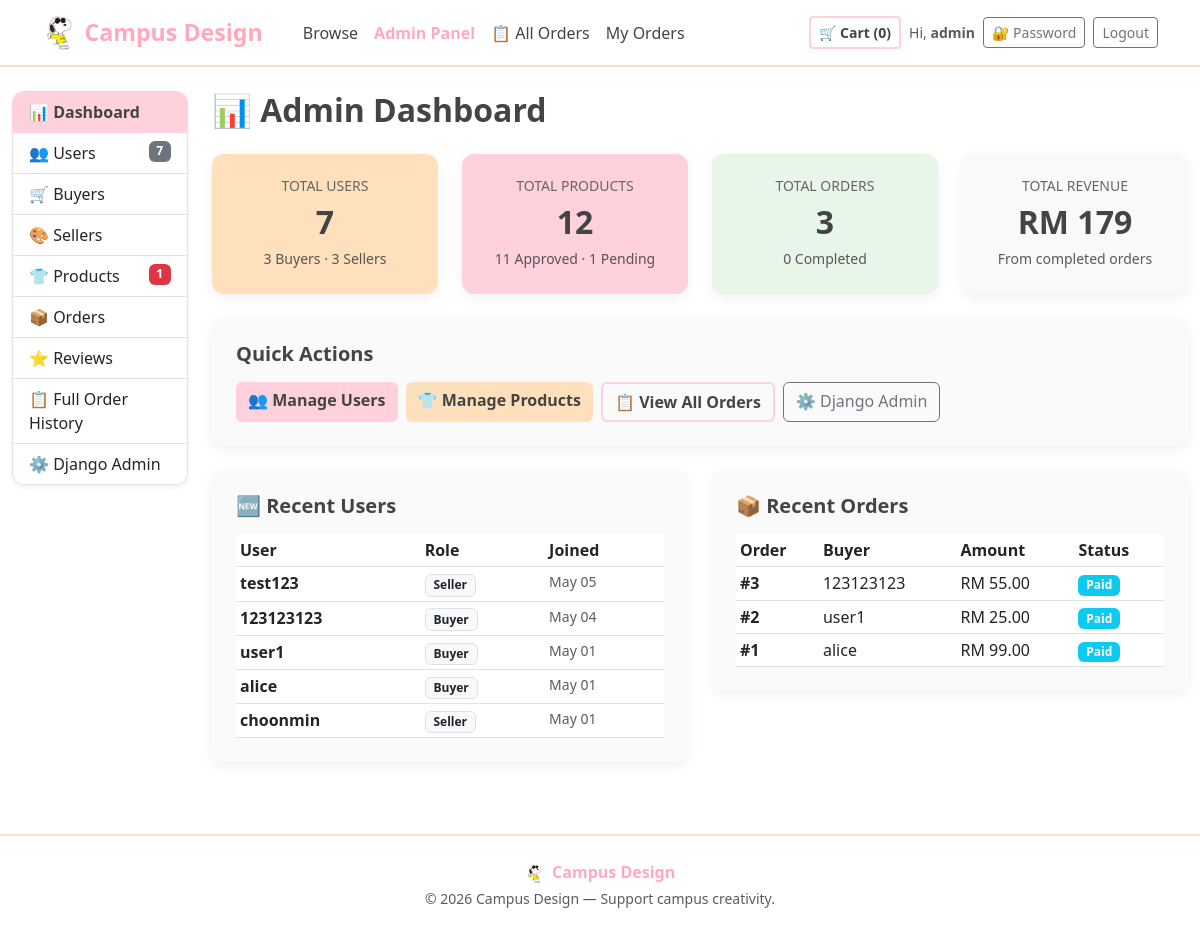
/management/ (signed in), run on the app's committed database.
### shop/models.py (models this page shows, shortened)
class User(AbstractUser):
    ROLE_CHOICES = (
        ('buyer', 'Buyer'),
        ('seller', 'Seller'),
        ('admin', 'Admin'),
    )
    role = models.CharField(
        max_length=10,
        choices=ROLE_CHOICES,
        default='buyer',
        verbose_name='Role'
    )
    student_id = models.CharField(
        max_length=20,
        blank=True,
        null=True,
        verbose_name='Student ID'
    )
    phone = models.CharField(
        max_length=20,
        blank=True,
        null=True,
        verbose_name='Phone Number'
    )
    avatar = models.ImageField(
        upload_to='avatars/',
        blank=True,
        null=True,
        verbose_name='Avatar'
    )
    bio = models.TextField(
        blank=True,
        default='',
        verbose_name='Bio'
    )
    class Meta:
        verbose_name = 'User'
        verbose_name_plural = 'Users'
        ordering = ['-date_joined']

class Order(models.Model):
    STATUS_CHOICES = (
        ('pending', 'Pending'),
        ('paid', 'Paid'),
        ('shipped', 'Shipped'),
        ('completed', 'Completed'),
        ('cancelled', 'Cancelled'),
    )
    PAYMENT_CHOICES = (
        ('online', 'Online Payment'),
        ('cash', 'Cash on Delivery'),
        ('transfer', 'Bank Transfer'),
    )
    user = models.ForeignKey(
        User,
        on_delete=models.CASCADE,
        related_name='orders',
        verbose_name='Buyer'
    )
    total_amount = models.DecimalField(
        max_digits=10,
        decimal_places=2,
        verbose_name='Total Amount'
    )
    status = models.CharField(
        max_length=20,
        choices=STATUS_CHOICES,
        default='pending',
        verbose_name='Status'
    )
    payment_method = models.CharField(
        max_length=20,
        choices=PAYMENT_CHOICES,
        default='online',
        verbose_name='Payment Method'
    )
    full_name = models.CharField(
        max_length=200,
        default='',
        verbose_name='Recipient Name'
    )
    email = models.EmailField(
        default='',
        verbose_name='Email'
    )
    address = models.TextField(
        default='',
        verbose_name='Shipping Address'
    )
    phone = models.CharField(
        max_length=20,
        blank=True,
        default='',
        verbose_name='Phone'
    )
    notes = models.TextField(
        blank=True,
        default='',
        verbose_name='Order Notes'
    )
    created_at = models.DateTimeField(
        auto_now_add=True,
        verbose_name='Created At'
    )
    updated_at = models.DateTimeField(
        auto_now=True,
        verbose_name='Updated At'
    )
    class Meta:
        verbose_name = 'Order'
        verbose_name_plural = 'Orders'
        ordering = ['-created_at']

### shop/views.py (the view, shortened to what this page needs)
# urls.py: path('management/',             views.admin_management, name='admin_management'),
@login_required
@user_passes_test(_is_admin, login_url='/')
def admin_management(request):
    tab = request.GET.get('tab', 'dashboard')
    search = request.GET.get('search', '').strip()
    total_users = User.objects.count()
    buyer_count = User.objects.filter(role='buyer').count()
    seller_count = User.objects.filter(role='seller').count()
    total_products = Product.objects.count()
    approved_count = Product.objects.filter(status='approved').count()
    pending_count = Product.objects.filter(status='pending').count()
    total_orders = Order.objects.count()
    completed_orders = Order.objects.filter(status='completed').count()
    total_revenue = Order.objects.filter(
        status__in=['paid', 'completed']
    ).aggregate(t=Sum('total_amount'))['t'] or 0
    context = {
        'tab': tab,
        'search': search,
        'total_users': total_users,
        'buyer_count': buyer_count,
        'seller_count': seller_count,
        'total_products': total_products,
        'approved_count': approved_count,
        'pending_count': pending_count,
        'total_orders': total_orders,
        'completed_orders': completed_orders,
        'total_revenue': total_revenue,
        'active_page': 'admin',
    }
    if tab == 'dashboard':
        context['recent_users'] = User.objects.all().order_by('-date_joined')[:5]
        context['recent_orders'] = Order.objects.all().select_related('user')[:5]
    elif tab == 'orders':
        orders = Order.objects.all().select_related('user').prefetch_related('items').order_by('-created_at')[:50]
        context['orders'] = orders
    elif tab == 'reviews':
        reviews = Review.objects.all().select_related('user', 'product').order_by('-created_at')
        paginator = Paginator(reviews, 20)
        context['reviews'] = paginator.get_page(request.GET.get('page'))
    elif tab == 'approvals':
        context['pending_products'] = Product.objects.filter(
            status='pending').select_related('seller')
    return render(request, 'admin_panel/management.html', context)

### templates/admin_panel/management.html (shortened to what this page needs)
{% extends 'base.html' %}
{% block content %}
<main class="container-fluid py-4">
    <div class="row">
        <div class="col-md-2 mb-4">
            <div class="list-group shadow-sm" style="border-radius:12px;overflow:hidden;">
                <a href="?tab=dashboard" class="list-group-item list-group-item-action {% if tab == 'dashboard' %}active{% endif %}"
                   style="{% if tab == 'dashboard' %}background:var(--pink);border-color:var(--pink);color:#444;font-weight:700;{% endif %}">
                    📊 Dashboard</a>
                <a href="?tab=users" class="list-group-item list-group-item-action {% if tab == 'users' %}active{% endif %}"
                   style="{% if tab == 'users' %}background:var(--pink);border-color:var(--pink);color:#444;font-weight:700;{% endif %}">
                    👥 Users {% if total_users %}<span class="badge bg-secondary float-end">{{ total_users }}</span>{% endif %}</a>
                <a href="?tab=buyers" class="list-group-item list-group-item-action {% if tab == 'buyers' %}active{% endif %}"
                   style="{% if tab == 'buyers' %}background:var(--pink);border-color:var(--pink);color:#444;font-weight:700;{% endif %}">
                    🛒 Buyers</a>
                <a href="?tab=sellers" class="list-group-item list-group-item-action {% if tab == 'sellers' %}active{% endif %}"
                   style="{% if tab == 'sellers' %}background:var(--pink);border-color:var(--pink);color:#444;font-weight:700;{% endif %}">
                    🎨 Sellers</a>
                <a href="?tab=products" class="list-group-item list-group-item-action {% if tab == 'products' %}active{% endif %}"
                   style="{% if tab == 'products' %}background:var(--pink);border-color:var(--pink);color:#444;font-weight:700;{% endif %}">
                    👕 Products {% if pending_count %}<span class="badge bg-danger float-end">{{ pending_count }}</span>{% endif %}</a>
                <a href="?tab=orders" class="list-group-item list-group-item-action {% if tab == 'orders' %}active{% endif %}"
                   style="{% if tab == 'orders' %}background:var(--pink);border-color:var(--pink);color:#444;font-weight:700;{% endif %}">
                    📦 Orders</a>
                <a href="?tab=reviews" class="list-group-item list-group-item-action {% if tab == 'reviews' %}active{% endif %}"
                   style="{% if tab == 'reviews' %}background:var(--pink);border-color:var(--pink);color:#444;font-weight:700;{% endif %}">
                    ⭐ Reviews</a>
                <a href="{% url 'admin_order_history' %}" class="list-group-item list-group-item-action">
                    📋 Full Order History</a>
                <a href="/admin/" class="list-group-item list-group-item-action" target="_blank">
                    ⚙️ Django Admin</a>
            </div>
        </div>
        <div class="col-md-10">
            {% if tab == 'dashboard' %}
            <h2 class="fw-bold mb-4">📊 Admin Dashboard</h2>
            <div class="row g-4 mb-4">
                <div class="col-md-3">
                    <div class="card-plain p-4 text-center" style="background:var(--orange);">
                        <h6 class="text-uppercase small mb-1" style="color:#666;">Total Users</h6>
                        <p class="fs-2 fw-bold mb-0">{{ total_users }}</p>
                        <small class="text-muted">{{ buyer_count }} Buyers · {{ seller_count }} Sellers</small>
                    </div>
                </div>
                <div class="col-md-3">
                    <div class="card-plain p-4 text-center" style="background:var(--pink);">
                        <h6 class="text-uppercase small mb-1" style="color:#666;">Total Products</h6>
                        <p class="fs-2 fw-bold mb-0">{{ total_products }}</p>
                        <small class="text-muted">{{ approved_count }} Approved · {{ pending_count }} Pending</small>
                    </div>
                </div>
                <div class="col-md-3">
                    <div class="card-plain p-4 text-center" style="background:#E8F5E9;">
                        <h6 class="text-uppercase small mb-1" style="color:#666;">Total Orders</h6>
                        <p class="fs-2 fw-bold mb-0">{{ total_orders }}</p>
                        <small class="text-muted">{{ completed_orders }} Completed</small>
                    </div>
                </div>
                <div class="col-md-3">
                    <div class="card-plain p-4 text-center bg-light">
                        <h6 class="text-uppercase small mb-1" style="color:#666;">Total Revenue</h6>
                        <p class="fs-2 fw-bold mb-0">RM {{ total_revenue }}</p>
                        <small class="text-muted">From completed orders</small>
                    </div>
                </div>
            </div>
            <div class="card-plain p-4 mb-4" style="background:#FAFAFA;">
                <h5 class="fw-bold mb-3">Quick Actions</h5>
                <div class="d-flex flex-wrap gap-2">
                    <a href="?tab=users" class="btn btn-pink">👥 Manage Users</a>
                    <a href="?tab=products" class="btn btn-orange">👕 Manage Products</a>
                    <a href="{% url 'admin_order_history' %}" class="btn btn-outline-pink">📋 View All Orders</a>
                    <a href="/admin/" class="btn btn-outline-secondary" target="_blank">⚙️ Django Admin</a>
                </div>
            </div>
            <div class="row g-4">
                <div class="col-md-6">
                    <div class="card-plain p-4" style="background:#FAFAFA;">
                        <h5 class="fw-bold mb-3">🆕 Recent Users</h5>
                        <div class="table-responsive">
                            <table class="table table-sm mb-0">
                                <thead><tr><th>User</th><th>Role</th><th>Joined</th></tr></thead>
                                <tbody>
                                    {% for u in recent_users %}
                                    <tr>
                                        <td class="fw-semibold">{{ u.username }}</td>
                                        <td><span class="badge bg-light text-dark border small">{{ u.get_role_display }}</span></td>
                                        <td class="small text-muted">{{ u.date_joined|date:"M d" }}</td>
                                    </tr>
                                    {% endfor %}
                                </tbody>
                            </table>
                        </div>
                    </div>
                </div>
                <div class="col-md-6">
                    <div class="card-plain p-4" style="background:#FAFAFA;">
                        <h5 class="fw-bold mb-3">📦 Recent Orders</h5>
                        <div class="table-responsive">
                            <table class="table table-sm mb-0">
                                <thead><tr><th>Order</th><th>Buyer</th><th>Amount</th><th>Status</th></tr></thead>
                                <tbody>
                                    {% for o in recent_orders %}
                                    <tr>
                                        <td class="fw-semibold">#{{ o.id }}</td>
                                        <td>{{ o.user.username }}</td>
                                        <td>RM {{ o.total_amount }}</td>
                                        <td>
                                            {% if o.status == 'paid' %}<span class="badge bg-info small">Paid</span>
                                            {% elif o.status == 'completed' %}<span class="badge bg-success small">Completed</span>
                                            {% else %}<span class="badge bg-warning text-dark small">{{ o.get_status_display }}</span>{% endif %}
                                        </td>
                                    </tr>
                                    {% endfor %}
                                </tbody>
                            </table>
                        </div>
                    </div>
                </div>
            </div>
            {% endif %}
        </div>
    </div>
</main>
{% endblock %}

### templates/base.html (shortened to what this page needs)
{% load static %}
{% load cart_tags %}
<!DOCTYPE html>
<html lang="en">
<head>
    <link href="https://cdn.jsdelivr.net/npm/bootstrap@5.3.0/dist/css/bootstrap.min.css" rel="stylesheet">
</head>
<body>
<nav class="navbar navbar-expand-lg topnav sticky-top">
    <div class="container">
        <a class="navbar-brand d-flex align-items-center" href="{% url 'index' %}">
            <img src="{% static 'images/logo.png' %}" alt="Logo"
                 height="36" class="me-2" onerror="this.style.display='none'">
            Campus Design
        </a>
        <div class="collapse navbar-collapse" id="navMain">
            <ul class="navbar-nav me-auto ms-3">
                <li class="nav-item">
                    <a class="nav-link {% if active_page == 'browse' %}active{% endif %}"
                       href="{% url 'index' %}">Browse</a>
                </li>
                {% if user.is_authenticated and user.role == 'admin' %}
                <li class="nav-item">
                    <a class="nav-link {% if active_page == 'admin' %}active{% endif %}"
                       href="{% url 'admin_management' %}">Admin Panel</a>
                </li>
                <li class="nav-item">
                    <a class="nav-link {% if active_page == 'admin_orders' %}active{% endif %}"
                       href="{% url 'admin_order_history' %}">📋 All Orders</a>
                </li>
                {% endif %}
                {% if user.is_authenticated %}
                <li class="nav-item">
                    <a class="nav-link {% if active_page == 'orders' %}active{% endif %}"
                       href="{% url 'order_history' %}">My Orders</a>
                </li>
                {% endif %}
            </ul>
            <div class="d-flex align-items-center gap-2">
                {% cart_item_count user as item_count %}
                <a href="{% url 'cart' %}" class="btn btn-outline-pink btn-sm">
                    🛒 Cart (<span id="cart-count">{{ item_count }}</span>)
                </a>
                {% if user.is_authenticated %}
                    <span class="text-muted small d-none d-md-inline">
                        Hi, <strong>{{ user.username }}</strong></span>
                    <a href="{% url 'password_change' %}" class="btn btn-outline-secondary btn-sm">🔐 Password</a>
                    <a href="{% url 'logout' %}" class="btn btn-outline-secondary btn-sm">Logout</a>
                {% else %}
                    <a href="{% url 'login' %}" class="btn btn-pink btn-sm">Login</a>
                    <a href="{% url 'register' %}" class="btn btn-outline-pink btn-sm">Register</a>
                {% endif %}
            </div>
        </div>
    </div>
</nav>
<main class="flex-grow">
    {% block content %}{% endblock %}
</main>
<footer class="text-center py-4 mt-5">
    <div class="container">
        <p class="mb-1 fw-bold" style="color:var(--pink-deep);">
            <img src="{% static 'images/logo.png' %}" alt="" height="20"
                 class="me-1" onerror="this.style.display='none'"> Campus Design
        </p>
        <p class="text-muted small mb-0">
            &copy; 2026 Campus Design &mdash; Support campus creativity.
        </p>
    </div>
</footer>
</body>
</html>

### data on the page
User: username "admin"
User: username "test123", role "Seller", date_joined "May 05"
User: username "123123123", role "Buyer", date_joined "May 04"
User: username "user1", role "Buyer", date_joined "May 01"
User: username "alice", role "Buyer", date_joined "May 01"
User: username "choonmin", role "Seller", date_joined "May 01"
Order: id "3", user.username "123123123", total_amount "55.00", status "Paid"
Order: id "2", user.username "user1", total_amount "25.00", status "Paid"
Order: id "1", user.username "alice", total_amount "99.00", status "Paid"

### other printed values
{{ item_count }} "0"
{{ total_users }} "7"
{{ pending_count }} "1"
{{ buyer_count }} "3"
{{ seller_count }} "3"
{{ total_products }} "12"
{{ approved_count }} "11"
{{ total_orders }} "3"
{{ completed_orders }} "0"
{{ total_revenue }} "179"
